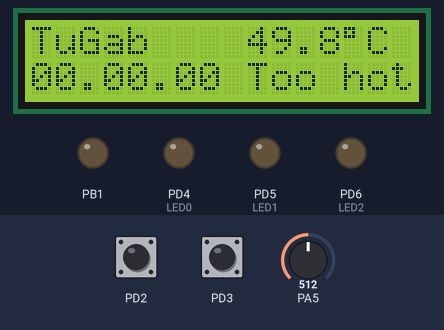
Simulated run of this program. Board: ATmega32, built with avr-gcc and emulated at 1 MHz (the files do not name the chip). Shown: 16×2 character LCD, output pins drawn as LEDs (lit = HIGH). Wiring (inferred from the names in the program): character LCD (HD44780): RS PD0; E PD1; data PC0, PC1, PC2, PC3, PC4, PC5, PC6, PC7. Dashed ring = blinking. Inputs (shaded band) come from the test bench; at power-on: PA5 = 512, PD2 HIGH, PD3 HIGH. Pins used as bus, display or sensor lines are not drawn.

Above: at 1.9 s.
2.0 s: PA5 set to 51
At 3.2 s:
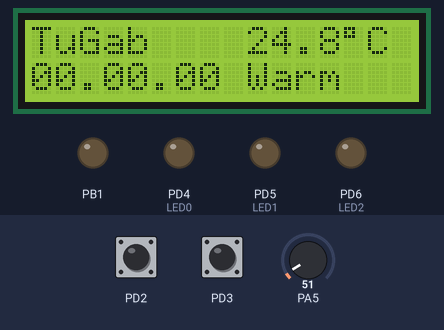
3.7 s: PA5 set to 43
At 5.3 s:
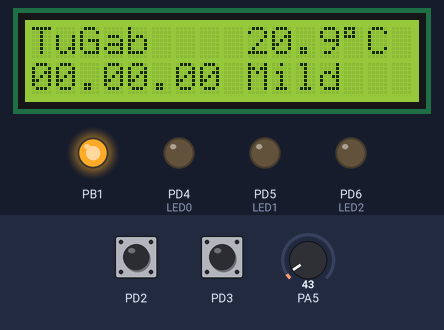
5.8 s: PD2 pulled LOW for 1.3 s
At 5.9 s:
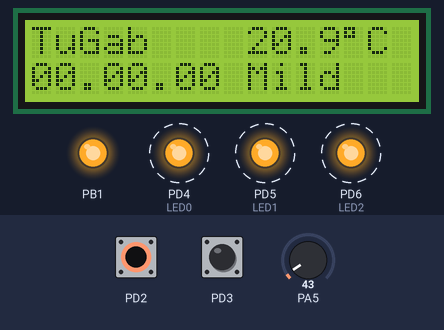
8.6 s: PA5 set to 12
At 9.7 s:
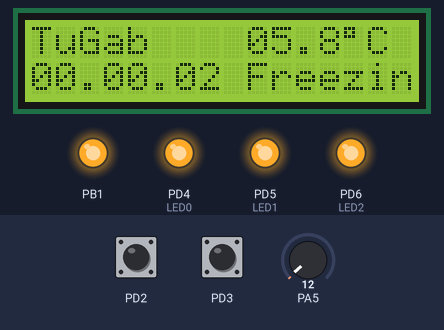
12.8 s: PA5 set to 69
At 13.5 s:
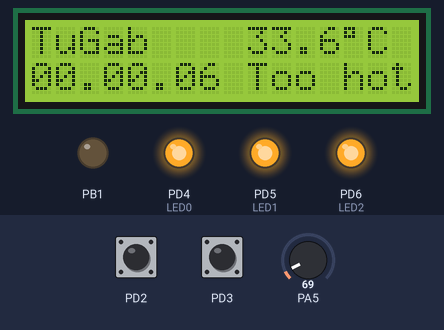
17.0 s: PA5 set to 49
At 18.0 s:
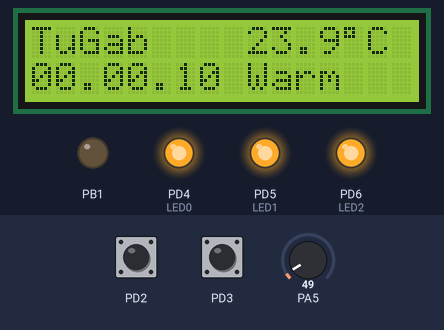
Timing chart, 0 to 20.0 s (numbered marks = the images above; inputs shaded):
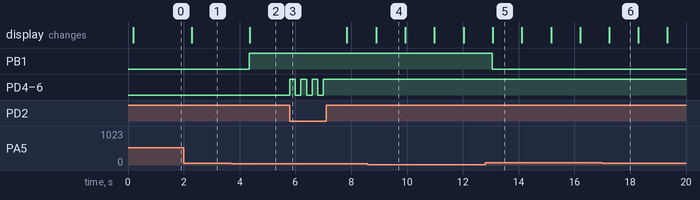

Measured:
- the behaviour switches between 46 and 45 on PA5 (found by bisection; images 1 and 2)
- after the input at 2.0 s, the display: changes after 0.28 s (image 1)
- after the input at 3.7 s, PB1: LOW → HIGH after 0.65 s; the display: changes after 0.66 s (image 2)
- after the input at 5.8 s, PD4 (LED0), PD5 (LED1), PD6 (LED2): alternates HIGH for 0.20 s and LOW for 0.20 s, 7 changes in all, then stays HIGH, starting at once
- after the input at 8.6 s, the display: changes after 0.29 s (image 4)
- after the input at 12.8 s, PB1: HIGH → LOW after 0.26 s; the display: changes after 0.27 s (image 5)
- after the input at 17.0 s, the display: changes after 0.25 s (image 6)

The program:

main.c
```c
#define F_CPU 1000000L //from 1 to 16MHz
#include <avr/io.h> //2.7 - 5.5V
#include <util/delay.h>
#include <avr/interrupt.h> //available 3 ext. interrupts

//Fuse Bits:
//high fuse 0x99 and low fuse 0xE1
//Internal clock is 1 / 2 / 4 or 8MHz
//Brown-out is (below) 2.7 or 4V
//you can disable reset @ pin9, but not usually helpful
//by default JTAG is enabled and uses C2, 3, 4 and 5

//ne sym minal timer, counter i serial

//MACROS
#define LED0_ON() PORTD |= (1<<4) //DDRB = 0xFF;
#define LED0_OFF() PORTD &= ~(1<<4)
#define LED1_ON() PORTD |= (1<<5)
#define LED1_OFF() PORTD &= ~(1<<5)
#define LED2_ON() PORTD |= (1<<6)
#define LED2_OFF() PORTD &= ~(1<<6)
#define DELAY_1S() _delay_ms(1000)

#define rs_high() PORTD |= (1 << 0);
#define rs_low() PORTD &= ~(1 << 0);

//#define rs_high() PORTC |= (1 << 7);
//#define rs_low() PORTC &= ~(1 << 7);

#define en_high() PORTD |= (1 << 1);
#define en_low() PORTD &= ~(1 << 1);

//#define en_high() PORTC |= (1 << 6);
//#define en_low() PORTC &= ~(1 << 6);

#define lcdport PORTC

//int stop_watch = 0;
int stop_watchflag = 0;
int stop_seconds = 0;
int stop_minutes = 0;
int stop_hours = 0;

//LCD Functions
//-----------------------------------------------------------//

// function to write command on LCD
void lcd_cmd(unsigned char cmd)
{
	lcdport = cmd;
	rs_low();		// rs = 0 to select the command register
	en_high();
	_delay_ms(1);
	en_low();
}

// function to write data on LCD
void lcd_data(unsigned char dat)
{
	lcdport = dat;
	rs_high();		// rs = 0 to select the command register
	en_high();
	_delay_ms(1);
	en_low();
}

void lcd_init()
{
	lcd_cmd(0x38); _delay_ms(5); //2 lines and 5 x 7 matrix
	lcd_cmd(0x02); _delay_ms(5); // Return Home
	lcd_cmd(0x01); _delay_ms(5); //Clear screen
	lcd_cmd(0x0C); _delay_ms(5); //Display On, Cursor Off
	lcd_cmd(0x06); _delay_ms(5); //Increment cursor (shift to right)
	lcd_cmd(0x80); _delay_ms(5); //Force tp beginning of 1st line
}

void cursorxy(char x, char y)
{
	if( ( x < 1 || x > 2) || (y < 1 || y > 16) )
	{
		x = 1;
		y = 1;
	}
	if(x == 1)
	lcd_cmd(0x7F+y);
	else
	lcd_cmd(0xBF+y);
}
//function to print any input value upto the desired digit on lcd
void lcd_print(char row, char coloumn, unsigned int value, int digits)
{
	unsigned int temp;
	unsigned int unit;
	unsigned int tens;
	unsigned int hundred;
	unsigned int thousand;
	unsigned int million;

	unsigned char flag=0;


	if(row==0||coloumn==0)
	{
		cursorxy(1,1);
	}
	else
	{
		cursorxy(row,coloumn);
	}
	if(digits==5 || flag==1)
	{
		million=value/10000+48;
		lcd_data(million);
		flag=1;
	}
	if(digits==4 || flag==1)
	{
		temp = value/1000;
		thousand = temp%10 + 48;
		lcd_data(thousand);
		flag=1;
	}
	if(digits==3 || flag==1)
	{
		temp = value/100;
		hundred = temp%10 + 48;
		lcd_data(hundred);
		flag=1;
	}
	if(digits==2 || flag==1)
	{
		temp = value/10;
		tens = temp%10 + 48;
		lcd_data(tens);
		flag=1;
	}
	if(digits==1 || flag==1)
	{
		unit = value%10 + 48;
		lcd_data(unit);
	}
	if(digits>5)
	{
		lcd_data('e');
	}
}

void lcd_out(char x, char y, char *str)
{
	cursorxy(x,y);
	while(*str)
	{
		lcd_data(*str);
		str++;
	}

}

//ADC Function
//-----------------------------------------------------------//

int adc_read(char channel)
{
	unsigned int b,result;

//ADMUX Register
//XX - Ref V; X - Adjust; XXXXX - Channel
//00 use AREF pin, 0 use ADJUST, 00111 select channel (pin) 7
	ADMUX = channel;

//ADCSRA Register
//X - Enable; X - start conversion (then poll to be 0); X_XXXX - n/a
//_X____ - ADIF Flag - bit is set when conversion is complete
	ADCSRA = 0x80; //1000 0000 enabled but not started conversion yet

//ADCH (2 higher bits) and ADCL (8 lower bits) Result Registers
	ADCH = 0x00; // initial data is null
	ADCL = 0x00; // initial data is null

//Start
	ADCSRA |= (1 << 6); // start conversion
	while ( (ADCSRA & 0x40) != 0 ); // wait till conv finished
	b = ADCL;
	result = ADCH;
	result = result << 8;
	result = result | b;
	return result;
}

//ISR on Button0
//-----------------------------------------------------------//

ISR(INT0_vect)  //ISR: if you use delay use very small ones
{				//INT0: PD2, INT1: PD3, INT2: PB2
	PORTD ^= (1<<4); //LED0 toggle
	PORTD ^= (1<<5); //LED1 toggle
	PORTD ^= (1<<6); //LED2 toggle
	stop_watchflag = 1;
	_delay_ms(200);
}

ISR(INT1_vect)  //ISR: if you use delay use very small ones
{				//INT0: PD2, INT1: PD3, INT2: PB2
	stop_watchflag = 0;
	_delay_ms(200);
}

//-----------------------------------------------------------//

int main(void)
{

//Variables
//-----------------------------------------------------------//

	//int a = 999; //for counting on LCD
	unsigned int voltage, temp_holder; //for ADC on A5

//I/Os
//-----------------------------------------------------------//

	DDRD |= (1<<4); //LED0: PD4
	DDRD |= (1<<5); //LED1: PD5
	DDRD |= (1<<6); //LED2: PD6

	DDRB |= (1<<1);

	//DDRD &= ~(1<<0); //BUTTON0: PD2 //not used /w interrupts?
	PORTD |= (1<<2); //PULL-UP: PD2, INT0

	//DDRD &= ~(1<<2); //BUTTON1: PD2 //not used /w interrupts?
	PORTD |= (1<<3); //PULL-UP: PD3, INT1

//LCD
//-----------------------------------------------------------//

	//DDRB = 0xff;
	//lcdport = 0xff;
	DDRC = 0xff; // 1111 1111

	DDRD |= (1 << 0);
	DDRD |= (1 << 1);

	//DDRC |= (1 << 7);
	//DDRC |= (1 << 6);

	lcd_init();

	//lcd_cmd(0xC5);
	//lcd_data('W');
	//lcd_data('e');
	//lcd_data('l');
	//lcd_data(' ');
	//lcd_data('c');
	//lcd_data('o');
	//lcd_data('m');
	//lcd_data('e');


	lcd_out(1,1,"TuGab");
	//lcd_print(2,1,stop_watch,4);
	lcd_print(2,1,stop_minutes,2);
	lcd_data(46);
	lcd_print(2,4,stop_seconds,2);
	_delay_ms(100);

//Set-up Interrupts
//-----------------------------------------------------------//

//GISR: enable individual interrupt - INT1/INT0/INT2/X XXXX
	GICR |= (1<<6); //INT0 - 0100 0000
	GICR |= (1<<7); //INT0 - 1000 0000

	sei(); // globally enable interrupts

//MCUCR: MCU Control Register
//XXXX INT1/INT1/INT0/INT0 (bits 3 and 2: INT1; bits 1 and 0: INT0)
//00: on low level, 01: on logic change, 10: on falling, 11: on rising
	MCUCR = 0x00; //0000 0000

	//cli(); //globally disable interrupts (e.g. after 10 cycles)

//-----------------------------------------------------------//

    while (1)
    {

//Read ADC on A5 every 2 sec
//-----------------------------------------------------------//

//for TMP35
		voltage = adc_read(5);
		voltage = voltage * 4.88;

		//lcd_print(1,10,voltage,4);
		//lcd_out(1,15,"mV");

		//voltage = voltage/10;
		temp_holder = voltage;


		voltage = temp_holder % 10;
		temp_holder = temp_holder/10;
		lcd_print(1,10,temp_holder,2);
		lcd_data(46);
		lcd_print(1,13,voltage,1);

		lcd_data(223);
		lcd_data('C');
		//lcd_out(2,15," C");

//Print temp
//-----------------------------------------------------------//
		lcd_out(2,10,"       "); _delay_ms(5);

		if (temp_holder >= 26){
			lcd_out(2,10,"Too hot");
			PORTB &= ~(1<<1);
		}
		else if (temp_holder >= 22){
			lcd_out(2,10,"Warm");
			PORTB &= ~(1<<1);
		}
		else if (temp_holder >= 20){
			lcd_out(2,10,"Mild");
			PORTB |= (1<<1);
		}
		else if (temp_holder >= 17){
			lcd_out(2,10,"Cold");
			PORTB |= (1<<1);
		}
		else{
			lcd_out(2,10,"Freezing");
			PORTB |= (1<<1);
		}

//Stopwatch
//-----------------------------------------------------------//

		if (stop_watchflag){
			if(stop_seconds<59){
				stop_seconds++;
			}
			else{
				stop_seconds=0;
				if(stop_minutes<59){
					stop_minutes++;
				}
				else{
					stop_minutes = 0;
					stop_hours++;
				}
			}
		}
		else{
			stop_hours = 0;
			stop_minutes=0;
			stop_seconds=0;
		}
		lcd_print(2,1,stop_hours,2);
		lcd_data(46);
		lcd_print(2,4,stop_minutes,2);
		lcd_data(46);
		lcd_print(2,7,stop_seconds,2);

//Stopwatch short
//-----------------------------------------------------------//

		//if (stop_watchflag){
			//stop_watch++;
		//}
		//else{
			//stop_watch = 0;
		//}
		//
		//lcd_print(2,1,stop_watch,4);

//-----------------------------------------------------------//

		_delay_ms(1000);

//-----------------------------------------------------------//

//original program
		//voltage = adc_read(5);
		//lcd_print(1,11,voltage,4);
		//voltage = voltage * 4.88;
		//lcd_print(2,11,voltage,4);
		//lcd_out(2,15,"mV");
		//_delay_ms(1000);

//Button0 press example (not used /w interrupts)
//-----------------------------------------------------------//

		//if(!(PIND & 0x04)){ //0000 0100
			//LED1_ON();
		//_delay_ms(500);
		//}
		//else{
			//LED1_OFF();
		//}

//Led blinking every 1 sec
//-----------------------------------------------------------//

		//LED0_ON();
		//a--;
		//lcd_print(2,1,a,4);
		//DELAY_1S();
		//LED0_OFF();
		//DELAY_1S();
    }
}
```
